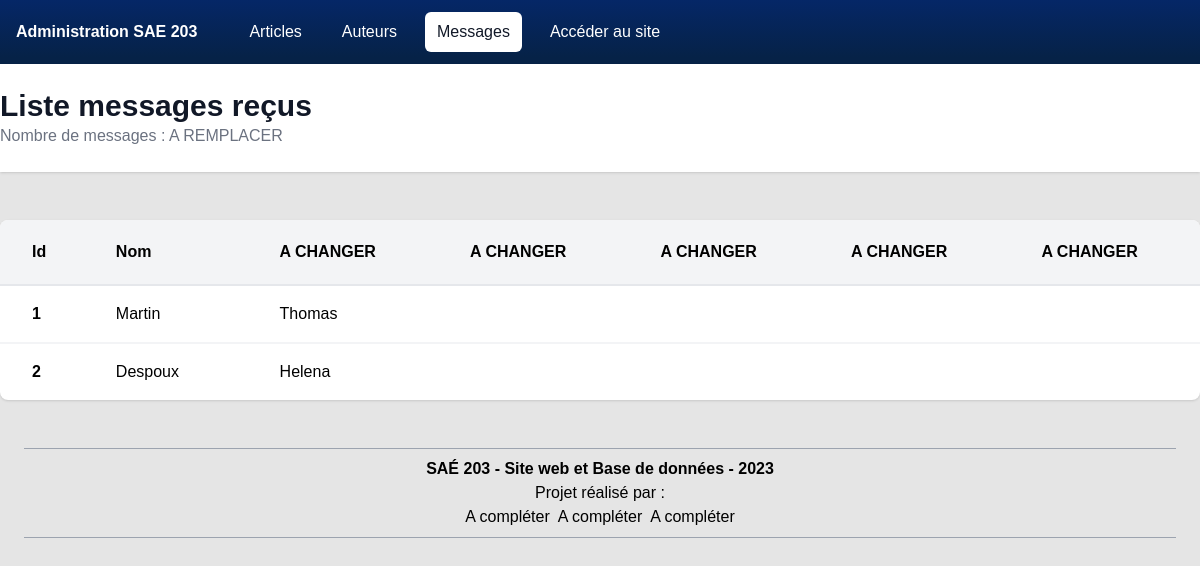
The page /code/administration/messages/index.php on the database its author committed.
### tables this page shows
CREATE TABLE `message` (
  `id` int NOT NULL AUTO_INCREMENT,
  `nom` varchar(255) NOT NULL,
  `prenom` varchar(255) NOT NULL,
  `email` varchar(255) NOT NULL,
  `contenu` longtext NOT NULL,
  `type` varchar(255) NOT NULL,
  `date_creation` datetime NOT NULL DEFAULT CURRENT_TIMESTAMP COMMENT '(DC2Type:datetime_immutable)',
  PRIMARY KEY (`id`)
);

### code/administration/messages/index.php (the view, shortened to what this page needs)
<?php
require_once('../../ressources/includes/connexion-bdd.php');
$listeMessagesCommande = $clientMySQL->prepare('SELECT * FROM message');
$listeMessagesCommande->execute();
$listeMessages = $listeMessagesCommande->fetchAll();
$pageCourante = "messages";
?>
<!DOCTYPE html>
<html lang="fr">
<head>
    <?php include_once("../ressources/includes/head.php"); ?>
</head>
<body>
<?php include_once '../ressources/includes/menu-principal.php'; ?>
    <header class="bg-white shadow">
        <div class="mx-auto max-w-7xl py-6">
            <h1 class="text-3xl font-bold text-gray-900">Liste messages reçus</h1>
            <p class="text-gray-500">Nombre de messages : A REMPLACER</p>
        </div>
    </header>
    <main>
        <div class="mx-auto max-w-7xl py-6">
            <div class="py-6">
                <table class="w-full bg-white rounded-lg overflow-hidden border-collapse shadow">
                    <thead class="bg-gray-100">
                        <tr>
                            <th class="font-bold pl-8 py-5 text-left">Id</th>
                            <th class="font-bold pl-8 py-5 text-left">Nom</th>
                            <th class="font-bold pl-8 py-5 text-left">A CHANGER</th>
                            <th class="font-bold pl-8 py-5 text-left">A CHANGER</th>
                            <th class="font-bold pl-8 py-5 text-left">A CHANGER</th>
                            <th class="font-bold pl-8 py-5 text-left">A CHANGER</th>
                            <th class="font-bold pl-8 py-5 text-left">A CHANGER</th>
                        </tr>
                    </thead>
                    <tbody>
                        <?php
                            foreach ($listeMessages as $message) {
                        ?>
                            <tr class="hover:bg-gray-100 border-b-2 border-b-gray-100 last:border-b-0 first:border-t-2 first:border-t-gray-200">
                                <td class="pl-8 p-4 font-bold"><?php echo $message["id"]; ?></td>
                                <td class="pl-8 p-4"><?php echo $message["nom"]; ?></td>
                                <td class="pl-8 p-4"><?php echo $message["prenom"]; ?></td>
                            </tr>
                        <?php } ?>
                    </tbody>
                </table>
            </div>
        </div>
    </main>
    <?php require_once("../ressources/includes/global-footer.php"); ?>
</body>
</html>

### code/administration/ressources/includes/head.php (shortened to what this page needs)
<link rel="stylesheet" href="ressources/css/ne-pas-modifier/global.css">
<link rel="stylesheet" href="administration/ressources/css/ne-pas-modifier/adm-style.css">
<script src="https://cdn.tailwindcss.com?plugins=forms"></script>

### code/administration/ressources/includes/menu-principal.php
<?php
$listeEntreesMenu = [
    [
        "lien" => "./administration/articles",
        "nom" => "Articles",
        "clef" => "articles"
    ],
    [
        "lien" => "./administration/auteurs",
        "nom" => "Auteurs",
        "clef" => "auteurs"
    ],
    [
        "lien" => "./administration/messages",
        "nom" => "Messages",
        "clef" => "messages"
    ],
    [
        "lien" => "./",
        "nom" => "Accéder au site",
        "clef" => "site"
    ]
];
?>
<nav class="bg-menu-gradient">
    <div class="mx-auto px-4 max-w-7xl">
        <div class="flex h-16 items-center justify-between">
            <div class="flex items-center">
                <div class="flex-shrink-0">
                    <h1 class="text-white font-bold">Administration SAE 203</h1>
                </div>
                <div class="hidden md:block">
                    <div class="ml-10 flex items-baseline space-x-4">
                        <?php foreach ($listeEntreesMenu as $entreeMenu) {
                            $lienClasses = 'text-white ';
                            $ariaCurrentAttr = "";
                            if ($pageCourante === $entreeMenu["clef"]) {
                                $ariaCurrentAttr = "aria-current='page'";
                                $lienClasses = "bg-white text-gray-900";
                            }
                            echo "
                                <a href='{$entreeMenu["lien"]}' class='{$lienClasses} rounded-md font-medium hover:bg-gray-700 hover:text-white px-3 py-2' $ariaCurrentAttr>
                                    {$entreeMenu["nom"]}
                                </a>
                            ";
                        } ?>
                    </div>
                </div>
            </div>
        </div>
    </div>
</nav>

### code/administration/ressources/includes/global-footer.php
<footer class="border-y border-gray-400 text-center mx-6 py-2">
    <p class="font-bold">SAÉ 203 - Site web et Base de données - <?php echo date("Y"); ?></p>
    <p>Projet réalisé par :</p>
    <ul class="inline-flex">
        <li class="px-1">A compléter</li>
        <li class="px-1">A compléter</li>
        <li class="px-1">A compléter</li>
    </ul>
</footer>

### code/ressources/css/ne-pas-modifier/global.css (style rules this page uses)
*, *::after, *::before { box-sizing: border-box; }
body { background-color: #fafafa; font-family: Arial, Helvetica, sans-serif; }

### code/administration/ressources/css/ne-pas-modifier/adm-style.css (style rules this page uses)
body { background-color: rgba(0, 0, 0, 0.1); }
.bg-menu-gradient { background-image: linear-gradient(180deg, rgb(5, 39, 103) 0%, #062247 90%); }

### rows shown on the page
message: id "1", nom "Martin", prenom "Thomas"
message: id "2", nom "Despoux", prenom "Helena"

### other values the page prints
$entreeMenu["nom"] "Articles"
$entreeMenu["nom"] "Auteurs"
$entreeMenu["nom"] "Messages"
$entreeMenu["nom"] "Accéder au site"
